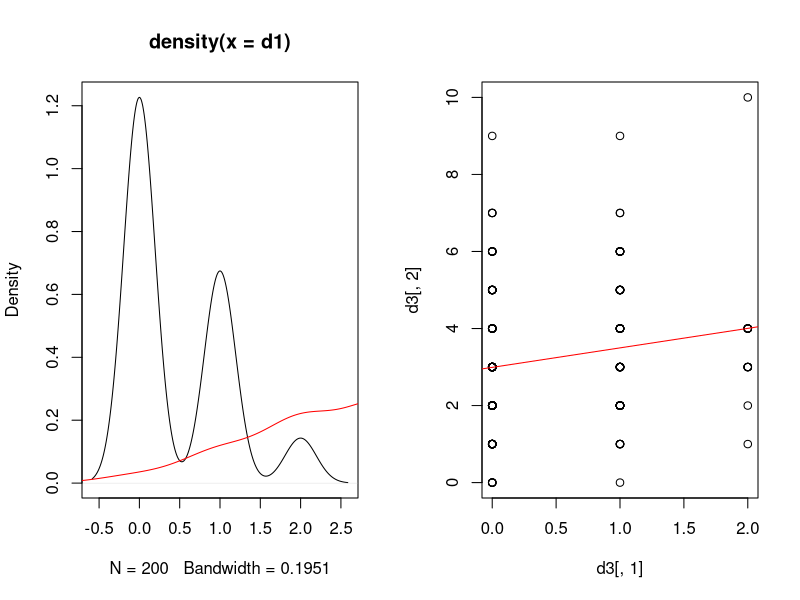

Reproduce this figure in R.
d1 = rpois(200,0.5)
d2 = rpois(200,3)
den1 = density(d1)
den2 = density(d2)
par(mfrow=c(1,2))
plot(den1)
lines(den2,col='red')
d3 = cbind(d1,d2)
plot(d3[,1],d3[,2])
abline(lm(d3[,2] ~ d3[,1]),col='red')
cor(d3[,1],d3[,2],method='p')
cor.test(d3[,1],d3[,2],m='sp')$p.value
write.table(d3,file='test.tab',sep='\t')
